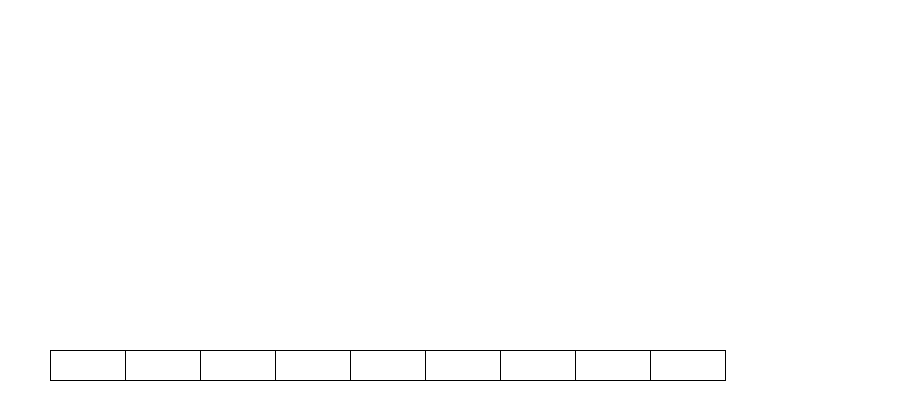
Frame 1 (no input)
Frame 60 (the mouse pressed at the canvas centre just before this capture): identical to frame 1, image omitted
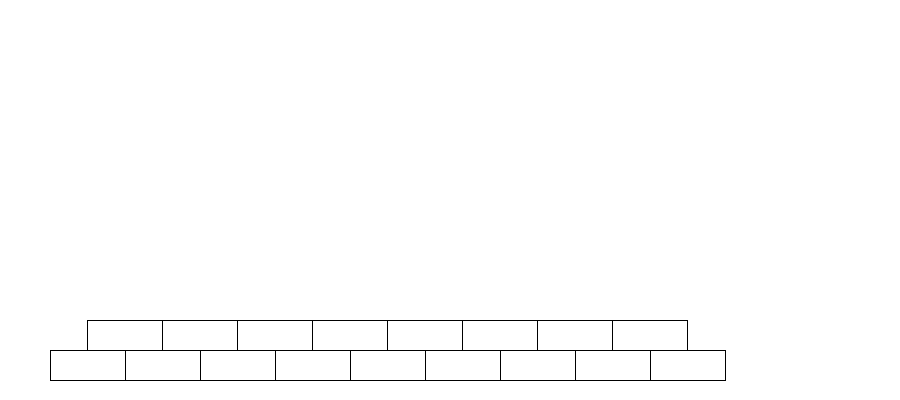
Frame 120 (the mouse held since frame 60 and released just before this capture)

The Processing sketch that drew these frames (run headless with seeded random() and noise(); from frame 60 on, the mouse is pressed at the canvas centre):

// Processing sketch: random_pyramid
// ── random_pyramid.pde
int numRows ;
// the number of rectangles in the starting ( bottom ) row
int rowLength ;
// the X coordinate of the first rectangle in the bottom row
int startX ;
// the Y coordinate of the first rectangle in the bottom row
int startY ;
// the width of each rectangle
int rectWidth ;
// the height of each rectangle
int rectHeight ;
// when isColour is false , all rectangles are filled in white
// otherwise a random fill colour is chosen
boolean isColour ;

void setup () {
  size (900, 400);
  stroke (0); // pen colour black
  numRows = 1; // initially one row of rectangles is drawn
  //rowLength = 10; // 10 rectangles in the first row
  startX = 50;
  startY = 350;
  rectWidth = 75; // each rectangle 75 pixels wide
  rectHeight = 30; // each rectangle 30 pixels wide
  isColour = false ; // no colour to start with
}

void draw () {
  background(255);
  int y = startY;
  int x = startX;
  int j = 10;
  for (int numOfRows2 = 1; numOfRows2 <= numRows; numOfRows2 ++) {
    j = j - 1;
    
    for (int numOfRect = 1; numOfRect <= j; numOfRect ++) {
      rect(x, y, rectWidth, rectHeight);
      x = x + rectWidth;
    }
    x = startX;
    x = x + numOfRows2*rectWidth/2;
    y = y - rectHeight;
  }
}

void mousePressed () {
  numRows ++;
  print (numRows);
  if (numRows == 10) {
    numRows = 0;
    if (isColour) {
      fill (int(random(255)), int(random(255)), int(random(255)));
    } else {
      fill (255);
    }
    isColour = !isColour;
  }
}
